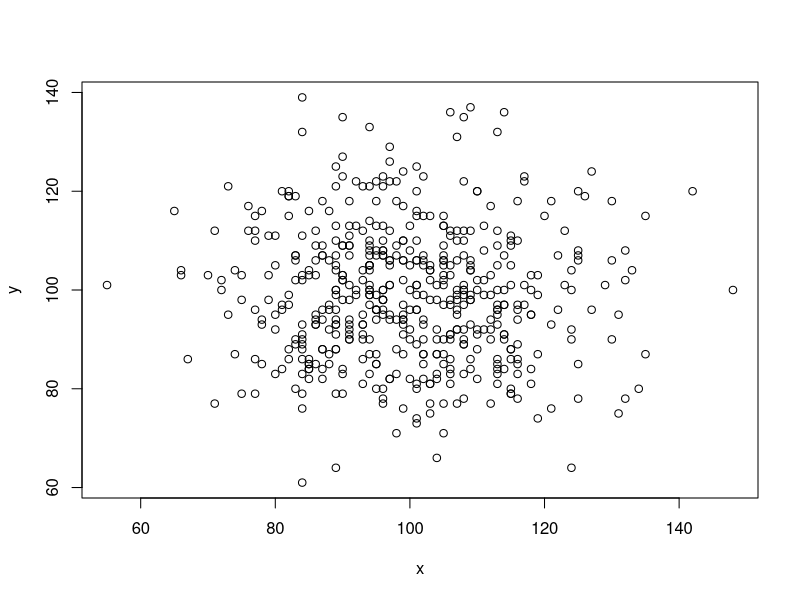
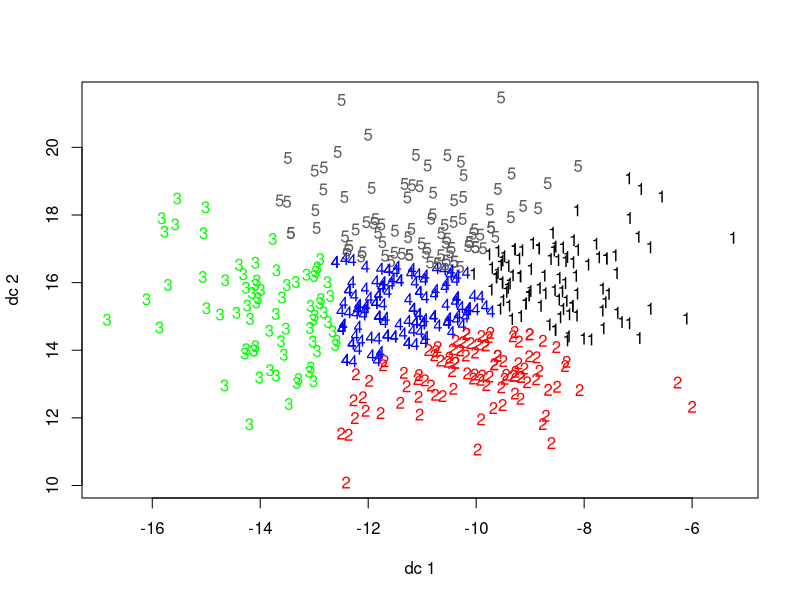
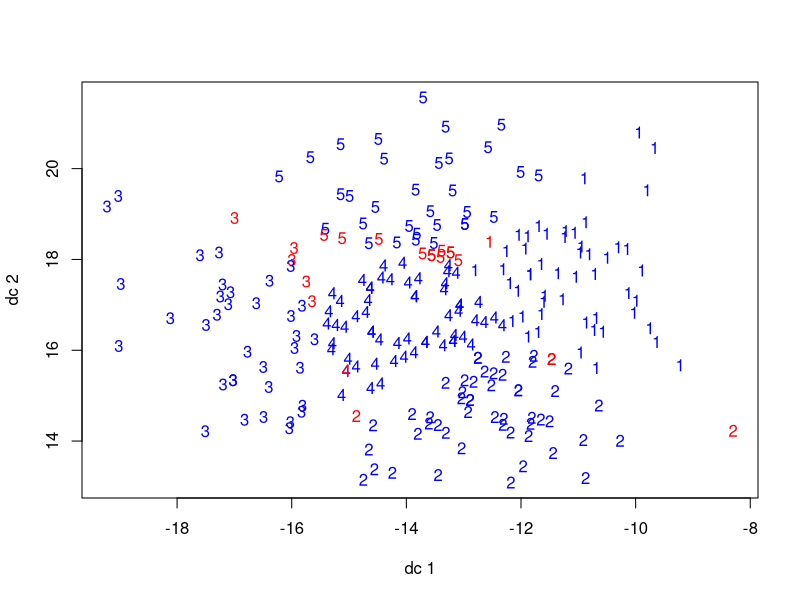

R code for these plots, in order:
install.packages("fpc")
install.packages("cluser")
library(cluster)
library(fpc)
## EXAMPLE OF KMEANS ## 

data <- as.data.frame(matrix(c(rnbinom(500, mu = 100, size = 100), rnbinom(500, mu = 100, size = 100)), nrow = 500))
names(data) <- c("x", "y")
plot(data)

km <- kmeans(data, 5)
plotcluster(data, km$cluster)

## EXAMPLE OF KNN ## 
# Adding label
labels = km$cluster

data2 <- cbind(data, labels = labels)

train.index = sample(1:nrow(data2), replace = F, size = nrow(data) / 2)

train <- data2[train.index, ]
test <- data2[-train.index, ]

library(class)
model <- knn(train = train[, c("x", "y")], test = test[, c("x", "y")], cl = train[, c("labels")], k = 5) 

table(model, test[, "labels"])

sum(model == test[, "labels"]) / nrow(test)
plotcluster(test[, c("x", "y")], test[, "labels"], col = ifelse(model == test[, "labels"], "blue", "red"))

## EXAMPLE OF Decision Tree ## 
